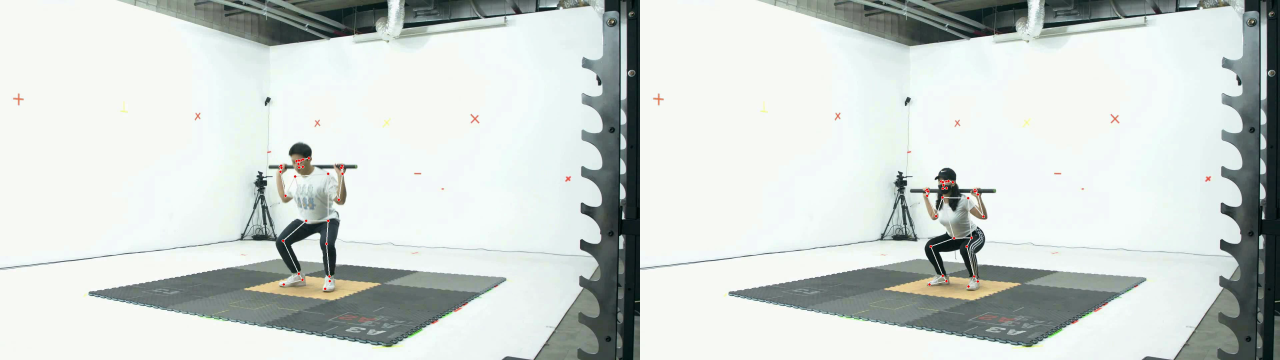
#> input picture frame 3 of action_assess_2/post_data/video/Z76_Z76_keypoints.avi, 3840 x 1080 px (shown at 1/3 size)
$ jupyter execute --allow-errors 3.graph.ipynb
#> lines starting #> are read from the running program, lines starting #| are printed output that depends on the picture
[cell 1]
import os
from PIL import Image
import matplotlib.pyplot as plt
import numpy as np
from math import pi
import pandas as pd

def concat_images_vertically(img1, img2):
    width1, height1 = img1.size
    width2, height2 = img2.size
    new_img = Image.new('RGB', (max(width1, width2), height1 + height2))
    new_img.paste(img1, (0, 0))
    new_img.paste(img2, (0, height1))
    return new_img

def concat_images_horizontally(img_left, img_right):
    width_left, height_left = img_left.size
    width_right, height_right = img_right.size
    new_img = Image.new('RGB', (width_left + width_right, max(height_left, height_right)))
    new_img.paste(img_left, (0, 0))
    new_img.paste(img_right, (width_left, 0))
    return new_img

def draw_radar_chart(ax, data, labels, color):
    num_labels = len(labels)
    angles = [x / float(num_labels) * (2 * pi) for x in range(num_labels)]
    angles += angles[:1]
    ax.set_theta_offset(pi / 2)
    ax.set_theta_direction(-1)
    plt.xticks(angles[:-1], labels, fontsize=13)
    ax.tick_params(axis='x', which='major', pad=15)
    ax.set_rlabel_position(0)
    plt.yticks([0, 2, 4, 6, 8, 10], ['0', '2', '4', '6', '8', '10'], fontsize=10)
    plt.ylim(0, 10)
    data += data[:1]
    ax.plot(angles, data, color=color, linewidth=2, linestyle='solid')
    ax.fill(angles, data, color=color, alpha=0.4)

def draw_bar_chart(ax, data, labels, color):
    ax.bar(labels, data, color=color, alpha=0.7)
    ax.set_ylim(0, 10)
    plt.xticks(rotation=45, ha='right', fontsize=13)
    ax.set_yticks([0, 2, 4, 6, 8, 10])
    ax.set_yticklabels(['0', '2', '4', '6', '8', '10'], fontsize=10)

def process_image_folders(folder1, folder2, output_folder, img_right_path, radar_data, bar_data):
    if not os.path.exists(output_folder):
        os.makedirs(output_folder)

    images1 = sorted(os.listdir(folder1))
    images2 = sorted(os.listdir(folder2))

    img_right = Image.open(img_right_path)
    img_right = img_right.resize((1000, 2160))

    labels = radar_data.columns[1:]
    bar_labels = bar_data.columns[1:]
    my_palette = plt.cm.get_cmap("Set2", len(radar_data.index))

    for img1_name, img2_name, (_, radar_row), (_, bar_row) in zip(images1, images2, radar_data.iterrows(), bar_data.iterrows()):
        try:
            img1_path = os.path.join(folder1, img1_name)
            img2_path = os.path.join(folder2, img2_name)

            img1 = Image.open(img1_path)
            img2 = Image.open(img2_path)

            concatenated_img_vert = concat_images_vertically(img1, img2)

            fig = plt.figure(figsize=(8, 16))
            fig.set_facecolor('white')

            # Create radar chart
            ax_radar = fig.add_subplot(211, polar=True)
            color = my_palette(0)
            radar_data_values = radar_row.drop('Character').tolist()
            draw_radar_chart(ax_radar, radar_data_values, labels, color)

            # Create bar chart
            ax_bar = fig.add_subplot(212)
            bar_data_values = bar_row.drop('Character').tolist()
            draw_bar_chart(ax_bar, bar_data_values, bar_labels, color)

            fig.canvas.draw()
            combined_chart_image = np.frombuffer(fig.canvas.tostring_rgb(), dtype=np.uint8)
            combined_chart_image = combined_chart_image.reshape(fig.canvas.get_width_height()[::-1] + (3,))
            combined_chart_image = Image.fromarray(combined_chart_image)
            combined_chart_image = combined_chart_image.resize((1000, 2160))
            plt.close(fig)

            combined_img_right = concat_images_horizontally(combined_chart_image, img_right)
            final_concatenated_img = concat_images_horizontally(concatenated_img_vert, combined_img_right)

            output_path = os.path.join(output_folder, f"concat_{img1_name}")
            final_concatenated_img.save(output_path)
        except Exception as e:
            print(f"Error processing {img1_name} and {img2_name}: {e}")

# Example usage
folder1 = 'C:/Users/jk/action_assess_3_chart/data/image/Z76/313-2-1-15-Z76_D'
folder2 = 'C:/Users/jk/action_assess_3_chart/data/image/Z106/313-2-1-15-Z106_D'
output_folder = 'C:/Users/jk/action_assess_3_chart/data/image/concat/313-2-1-15-Z106_D'
img_right_path = 'C:/Users/jk/action_assess_3_chart/pose_landmarks_index.png'

# Example radar data
radar_data = pd.DataFrame({
    'Character': ['A', 'A', 'A', 'B', 'B', 'B'],
    'Metric1': [5, 6, 7, 4, 5, 6],
    'Metric2': [6, 7, 8, 5, 6, 7],
    'Metric3': [8, 9, 7, 6, 5, 4],
    'Metric4': [7, 3, 5, 4, 3, 2],
    'Metric5': [6, 2, 4, 3, 2, 1],
    'Metric6': [5, 4, 3, 2, 1, 3]
})

# Example bar chart data
bar_data = pd.DataFrame({
    'Character': ['A', 'A', 'A', 'B', 'B', 'B'],
    'Metric1': [5, 5, 6, 7, 6, 5],
    'Metric2': [4, 5, 5, 6, 6, 7],
    'Metric3': [8, 7, 6, 5, 4, 5],
    'Metric4': [3, 2, 4, 5, 6, 4],
    'Metric5': [7, 6, 5, 4, 3, 2],
    'Metric6': [4, 5, 6, 5, 4, 3]
})

#> (the rest of this cell did not finish here and is left out)

[cell 2]
import cv2
import numpy as np
import matplotlib.pyplot as plt
from math import pi
import pandas as pd
import os

# 영상 불러오기
video_path = 'C:/Users/jk/action_assess_2/post_data/video/Z76_Z76_keypoints.avi'
cap = cv2.VideoCapture(video_path)

# 비디오 저장 설정
output_path = 'C:/Users/jk/action_assess_2/post_data/video/output_with_radar_chart.avi'
frame_save_path = 'C:/Users/jk/action_assess_2/post_data/video/frames'
os.makedirs(frame_save_path, exist_ok=True)
fourcc = cv2.VideoWriter_fourcc(*'XVID')
fps = cap.get(cv2.CAP_PROP_FPS)
frame_width = int(cap.get(cv2.CAP_PROP_FRAME_WIDTH))
frame_height = int(cap.get(cv2.CAP_PROP_FRAME_HEIGHT))
combined_width = frame_width + 800  # Adjust the width to accommodate the radar chart
combined_height = frame_height  # Keep the height the same as the video frame
out = cv2.VideoWriter(output_path, fourcc, fps, (combined_width, combined_height))

# 레이더 차트 그리기 함수
def draw_radar_chart(ax, data, labels, color):
    num_labels = len(labels)
    angles = [x / float(num_labels) * (2 * pi) for x in range(num_labels)]
    angles += angles[:1]

    ax.set_theta_offset(pi / 2)
    ax.set_theta_direction(-1)

    plt.xticks(angles[:-1], labels, fontsize=13)
    ax.tick_params(axis='x', which='major', pad=15)

    ax.set_rlabel_position(0)
    plt.yticks([0, 2, 4, 6, 8, 10], ['0', '2', '4', '6', '8', '10'], fontsize=10)
    plt.ylim(0, 10)

    data += data[:1]
    ax.plot(angles, data, color=color, linewidth=2, linestyle='solid')
    ax.fill(angles, data, color=color, alpha=0.4)

frame_count = 0

while cap.isOpened():
    ret, frame = cap.read()
#> frame is the input picture: shape (1080, 3840, 3); mean B, G, R 209.3, 212.8, 205.9
    if not ret:
        break

    # 데이터프레임 예시 (실제 데이터프레임을 사용하세요)
    data = {
        'Character': ['A'],
        'Metric1': [np.random.randint(1, 10)],
        'Metric2': [np.random.randint(1, 10)],
        'Metric3': [np.random.randint(1, 10)],
        'Metric4': [np.random.randint(1, 10)],
        'Metric5': [np.random.randint(1, 10)],
        'Metric6': [np.random.randint(1, 10)]
    }
    df = pd.DataFrame(data)

    # Matplotlib를 사용하여 레이더 차트 시각화
    labels = df.columns[1:]
    my_palette = plt.cm.get_cmap("Set2", len(df.index))

    fig = plt.figure(figsize=(8, 8))
    fig.set_facecolor('white')
    ax = fig.add_subplot(111, polar=True)

    for i, row in df.iterrows():
        color = my_palette(i)
        data = row.drop('Character').tolist()
        draw_radar_chart(ax, data, labels, color)

    plt.legend(df['Character'], loc=(0.9, 0.9))
    fig.canvas.draw()

    # Matplotlib의 레이더 차트를 OpenCV 이미지로 변환
    radar_chart_image = np.frombuffer(fig.canvas.tostring_rgb(), dtype=np.uint8)
    radar_chart_image = radar_chart_image.reshape(fig.canvas.get_width_height()[::-1] + (3,))
    radar_chart_image = cv2.cvtColor(radar_chart_image, cv2.COLOR_RGB2BGR)
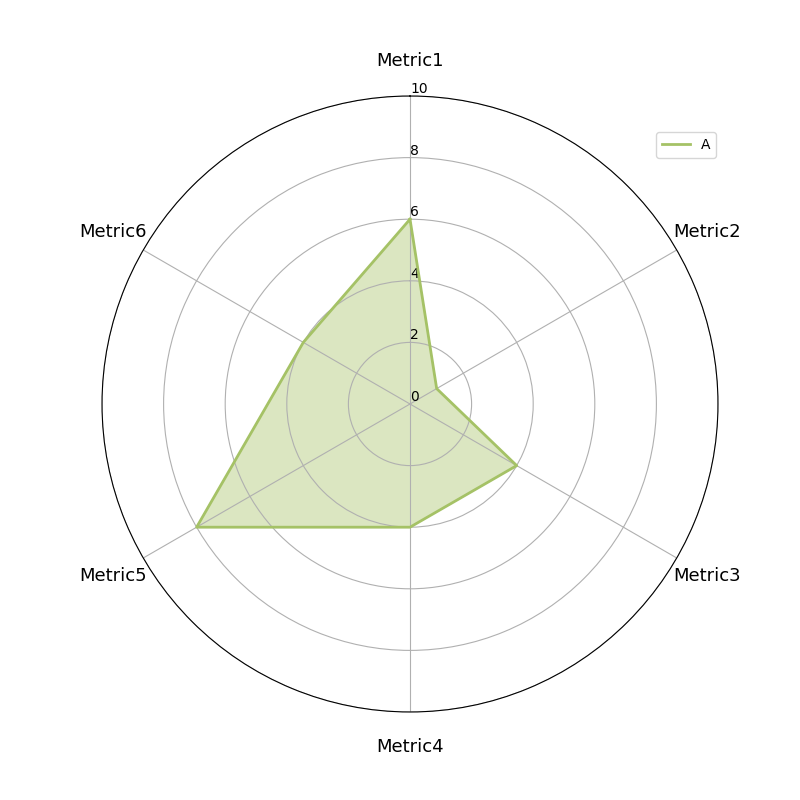
#> radar_chart_image: shape (800, 800, 3); mean R, G, B 249.7, 250.6, 247.7

    plt.close(fig)
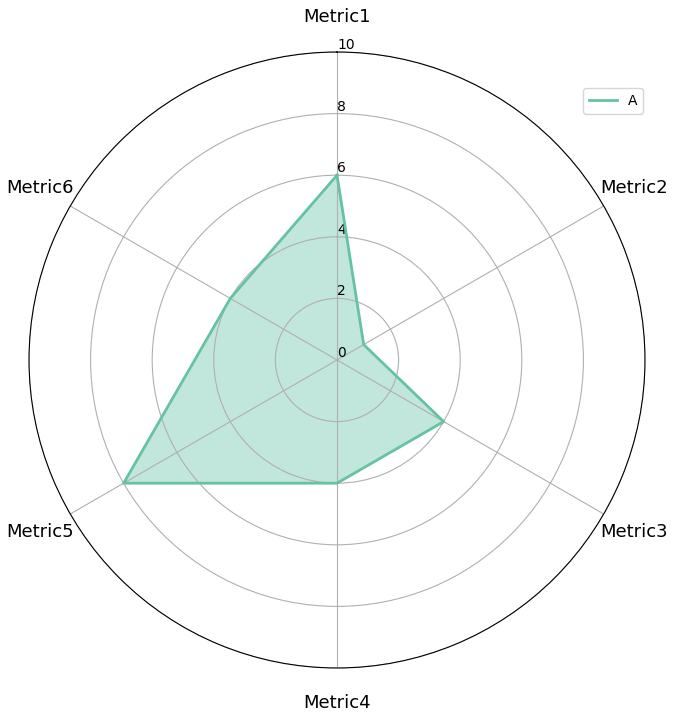
#> figure drawn by matplotlib, 1 panel

    # Create a larger canvas to hold both the video frame and the radar chart
    combined_image = np.zeros((combined_height, combined_width, 3), dtype=np.uint8)

    # Place the video frame on the left side of the canvas
    combined_image[:frame_height, :frame_width] = frame
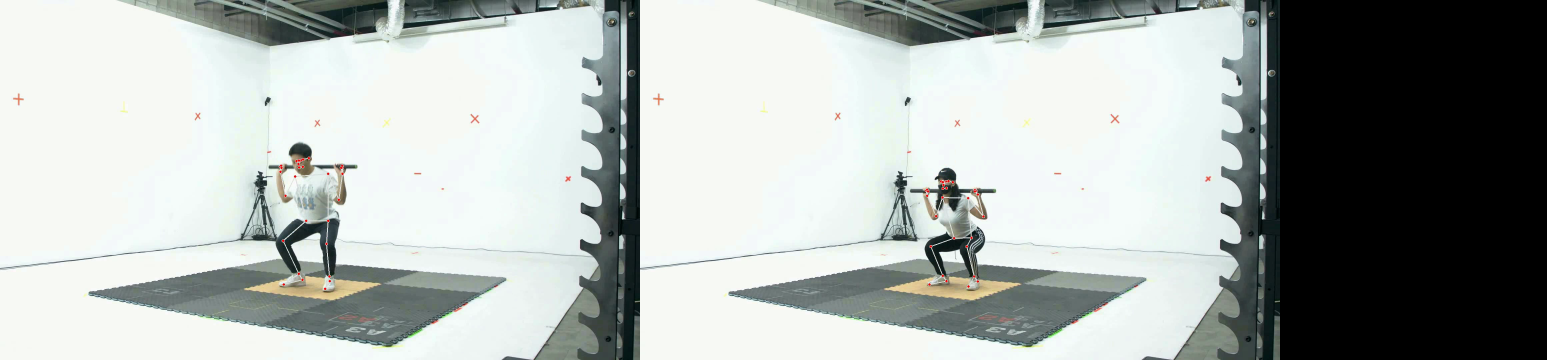
#> combined_image: shape (1080, 4640, 3) (shown at 1/3 size); mean B, G, R 173.2, 176.1, 170.4

    # Place the radar chart on the right side of the canvas
    combined_image[:radar_chart_image.shape[0], frame_width:frame_width + radar_chart_image.shape[1]] = radar_chart_image
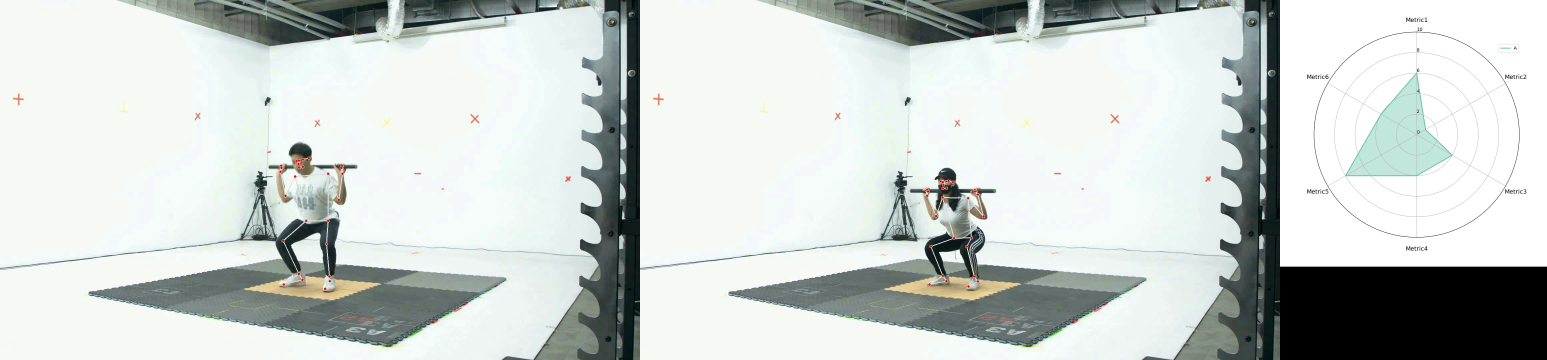
#> combined_image: shape (1080, 4640, 3) (shown at 1/3 size); mean B, G, R 205.1, 208.1, 202.1

    # 비디오 저장
    out.write(combined_image)

    # 프레임을 개별 이미지로 저장
    frame_filename = os.path.join(frame_save_path, f'frame_{frame_count:04d}.png')
    cv2.imwrite(frame_filename, combined_image)

    frame_count += 1
    print(f'Processed frame {frame_count}')

    # OpenCV를 사용하여 최종 영상 시각화 (원하는 경우 주석 해제)
    # cv2.imshow('Video Frame with Radar Chart', combined_image)

    # if cv2.waitKey(1) & 0xFF == ord('q'):
    #     break

# 자원 해제
cap.release()
out.release()
cv2.destroyAllWindows()

$ run again, starting later in the video
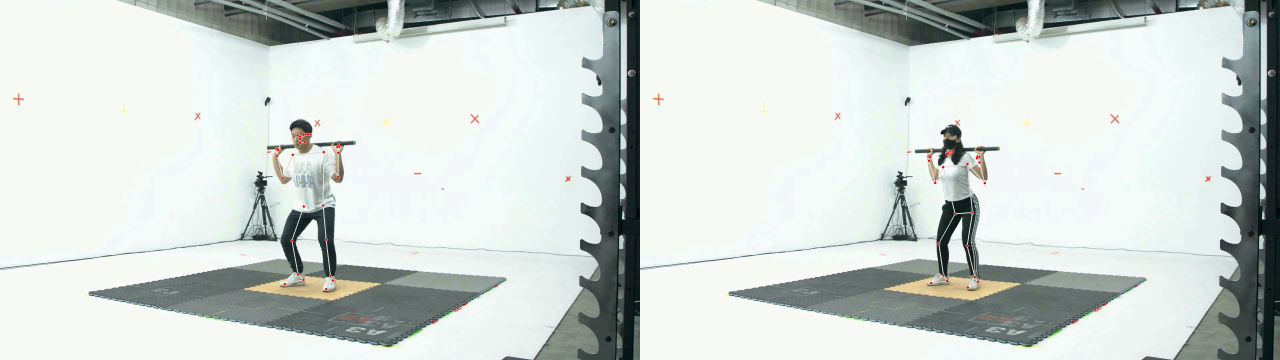
#> input picture frame 14 of action_assess_2/post_data/video/Z76_Z76_keypoints.avi, 3840 x 1080 px (shown at 1/3 size)
#> frame is the input picture: shape (1080, 3840, 3); mean B, G, R 209.2, 212.6, 205.8
#> `combined_image[:frame_height, :frame_width] = frame`:
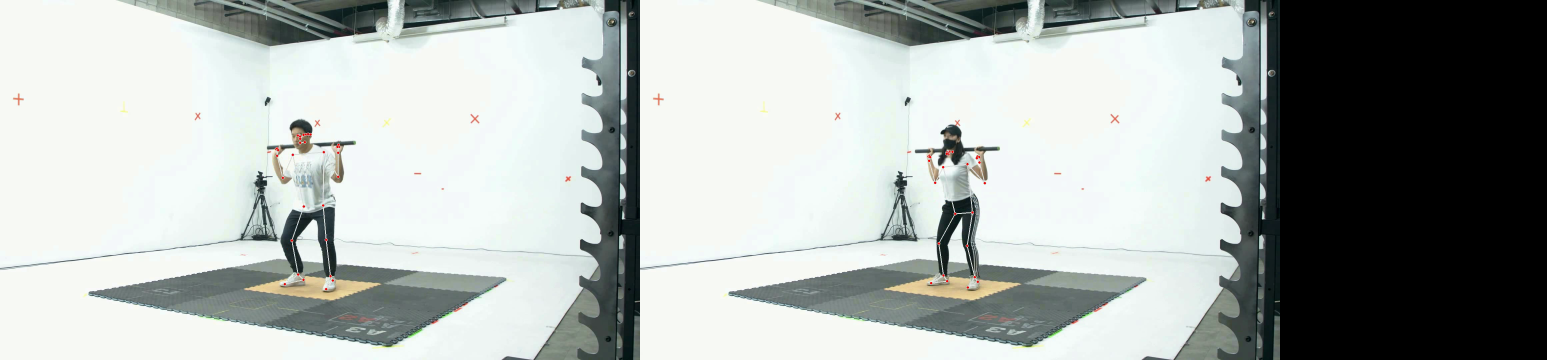
#> combined_image: shape (1080, 4640, 3) (shown at 1/3 size); mean B, G, R 173.1, 176, 170.3
#> `combined_image[:radar_chart_image.shape[0], frame_width:frame_width + ..`:
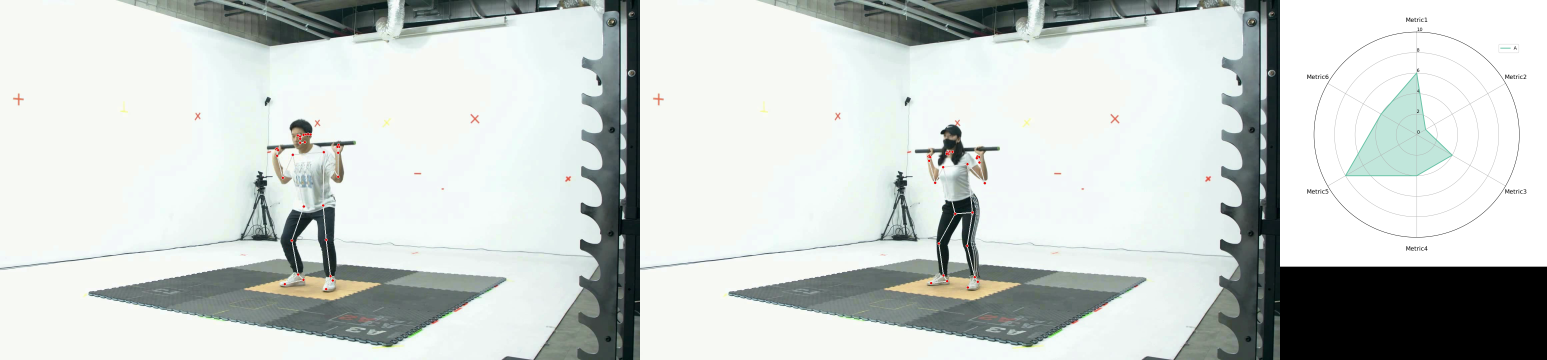
#> combined_image: shape (1080, 4640, 3) (shown at 1/3 size); mean B, G, R 205, 208, 201.9

$ run again, starting later in the video
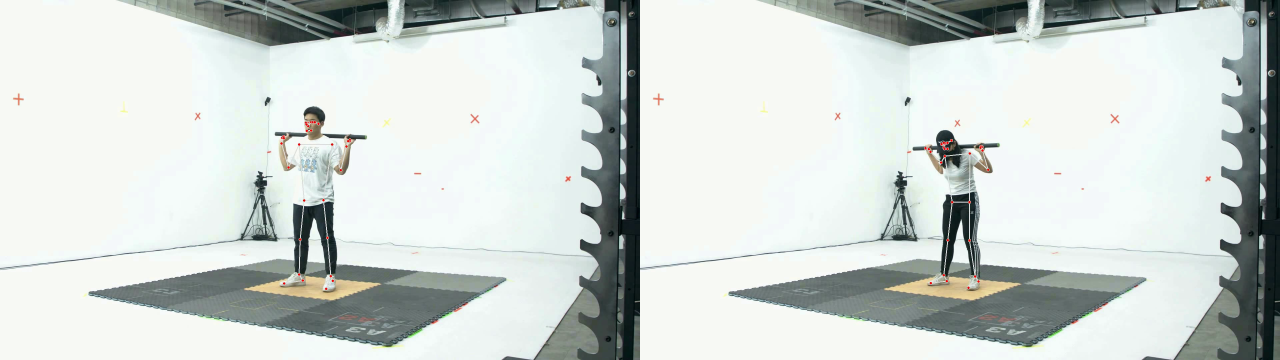
#> input picture frame 25 of action_assess_2/post_data/video/Z76_Z76_keypoints.avi, 3840 x 1080 px (shown at 1/3 size)
#> frame is the input picture: shape (1080, 3840, 3); mean B, G, R 209.2, 212.5, 205.7
#> `radar_chart_image = cv2.cvtColor(radar_chart_image, cv2.COLOR_RGB2BGR)`:
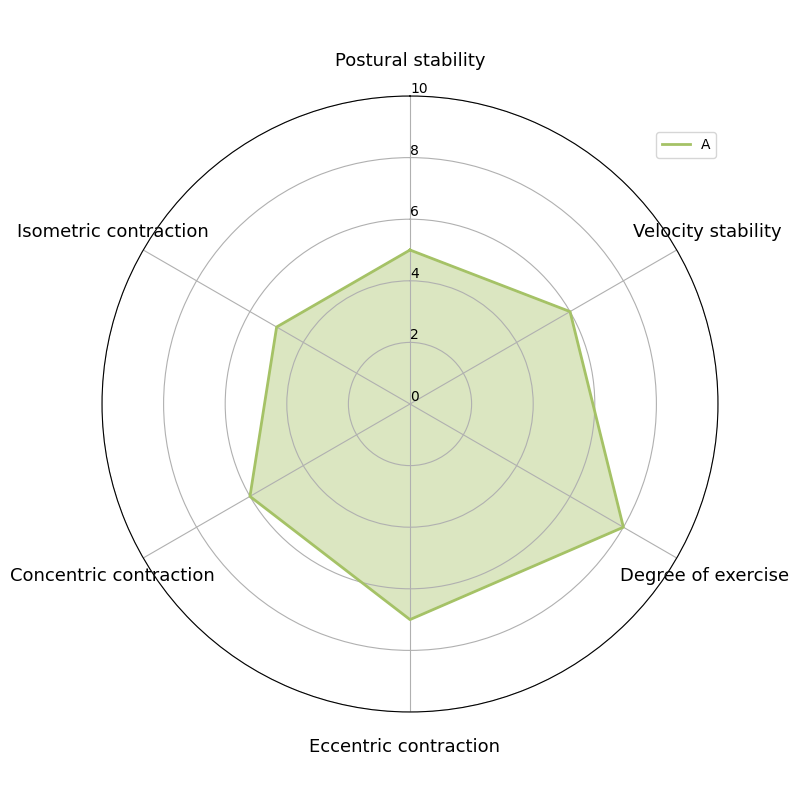
#> radar_chart_image: shape (800, 800, 3); mean R, G, B 246.2, 247.9, 242.2
#> `plt.close(fig)`:
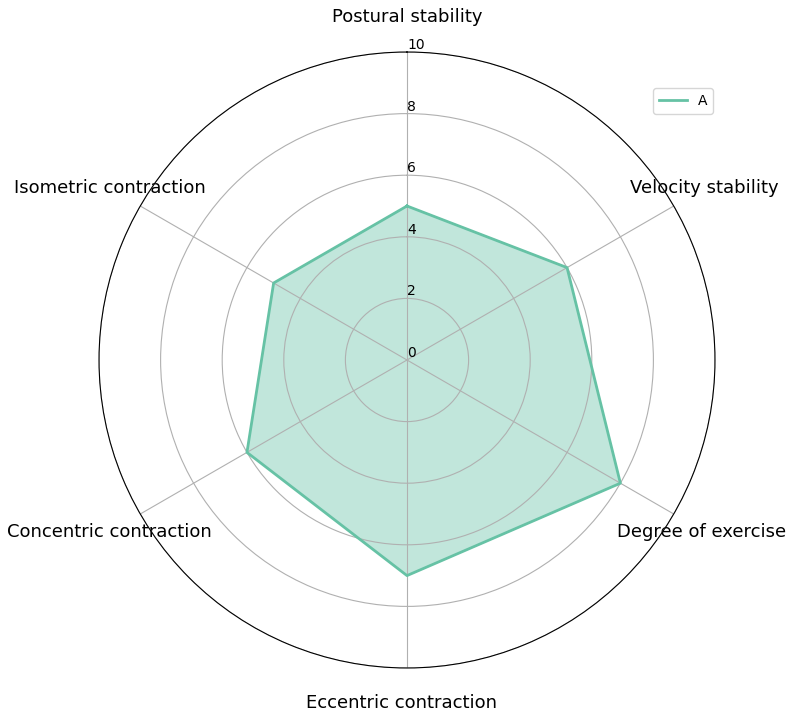
#> figure drawn by matplotlib, 1 panel
